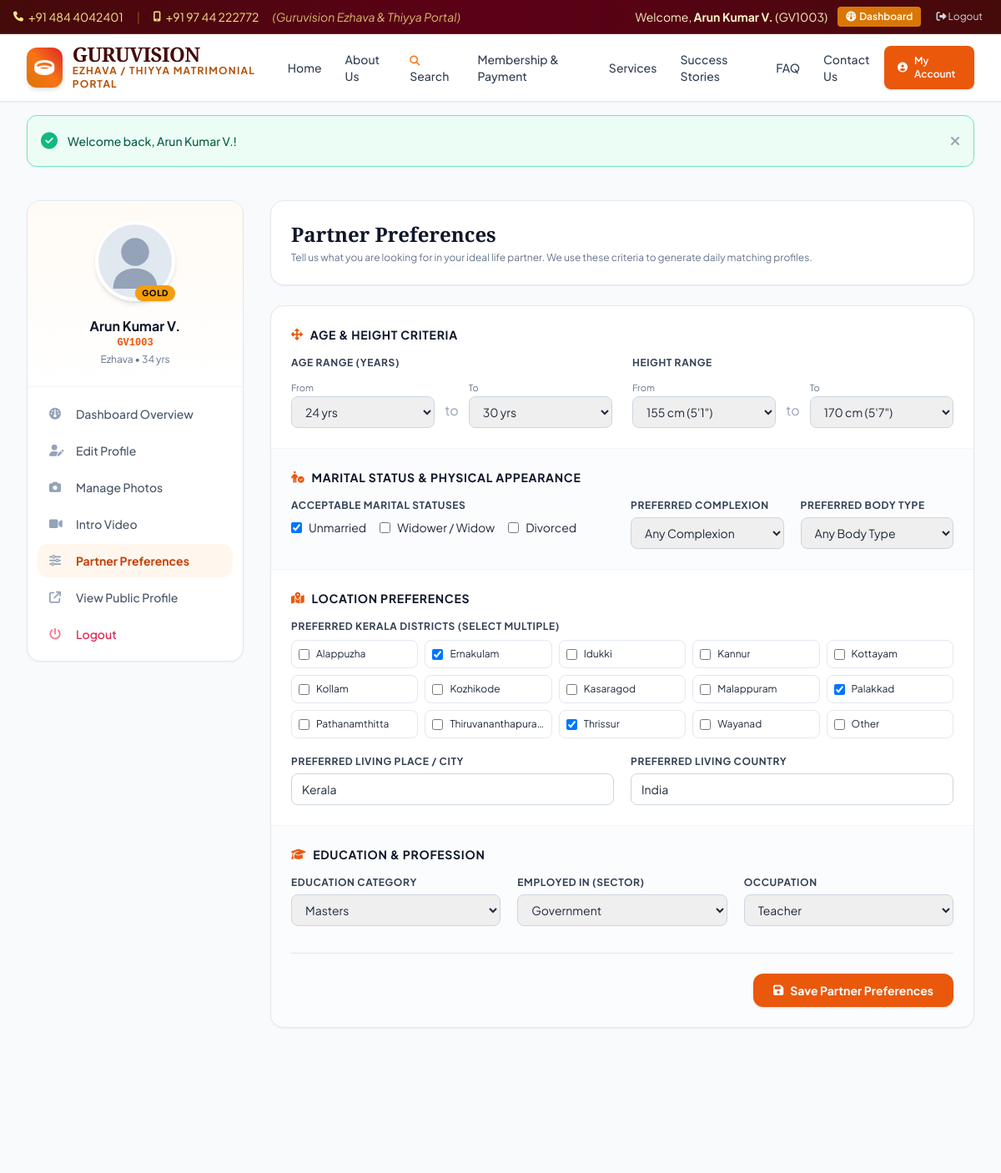
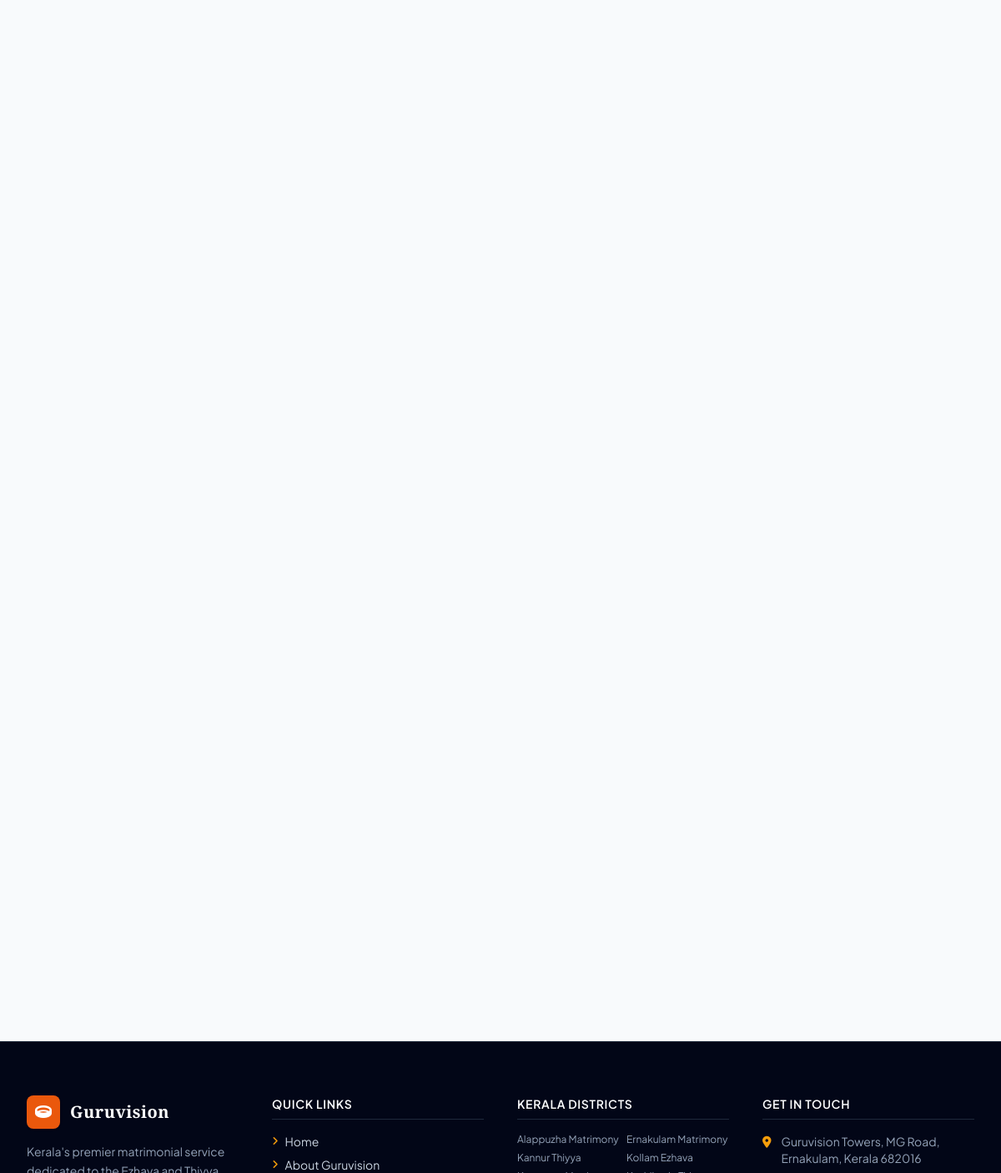
The page /dashboard/preferences.php (signed in) on the database its author committed (2 pictures, top to bottom).
### tables this page shows
CREATE TABLE users (
    id INT UNSIGNED AUTO_INCREMENT PRIMARY KEY,
    profile_id VARCHAR(20) NOT NULL UNIQUE,
    email VARCHAR(150) NOT NULL UNIQUE,
    password_hash VARCHAR(255) NOT NULL,
    is_premium TINYINT(1) NOT NULL DEFAULT 0,
    created_at TIMESTAMP DEFAULT CURRENT_TIMESTAMP,
    updated_at TIMESTAMP DEFAULT CURRENT_TIMESTAMP ON UPDATE CURRENT_TIMESTAMP,

     
    created_by ENUM('Self', 'Parents', 'Sibling', 'Relative', 'Friend') NOT NULL,
    full_name VARCHAR(100) NOT NULL,

     
    gender ENUM('Male', 'Female') NOT NULL,
    dob DATE NOT NULL,
    marital_status ENUM('Unmarried', 'Widower / Widow', 'Divorced') NOT NULL,
    children ENUM('No', 'Yes') DEFAULT NULL,
    mother_tongue ENUM('Malayalam', 'English', 'Hindi', 'Tamil', 'Kannada') NOT NULL DEFAULT 'Malayalam',
    about_me TEXT DEFAULT NULL,

     
    religion VARCHAR(50) NOT NULL DEFAULT 'Hindu',
    caste ENUM('Ezhava', 'Thiyya') NOT NULL,
    physical_status ENUM('Normal', 'Physically Challenged') NOT NULL DEFAULT 'Normal',
    height SMALLINT UNSIGNED NOT NULL COMMENT 'Height in cm (137 to 213)',
    weight SMALLINT UNSIGNED DEFAULT NULL COMMENT 'Weight in kg (40 to 140)',
    body_type ENUM('Average', 'Athletic', 'Slim', 'Heavy') DEFAULT 'Average',
    complexion ENUM('Very Fair', 'Fair', 'Medium', 'Dark') NOT NULL,
    blood_group ENUM('A+ve', 'A-ve', 'B+ve', 'B-ve', 'AB+ve', 'AB-ve', 'O+ve', 'O-ve') DEFAULT NULL,
    diet ENUM('Vegetarian', 'Non Vegetarian', 'Eggatarian') DEFAULT 'Non Vegetarian',

     
    edu_category VARCHAR(100) DEFAULT NULL,
    edu_detail VARCHAR(100) NOT NULL,
    employed_in ENUM('Abroad', 'Agriculture', 'Business / Self Employed', 'Government', 'MNC', 'Networking', 'Own Firm', 'Public Ltd', 'Private', 'Professionals') DEFAULT NULL,
    occupation_category VARCHAR(100) DEFAULT NULL,
    occu_detail VARCHAR(100) DEFAULT NULL,
    working_firm VARCHAR(100) DEFAULT NULL,
    work_place VARCHAR(100) DEFAULT NULL,
    monthly_income VARCHAR(100) DEFAULT NULL,

     
    native_place VARCHAR(100) DEFAULT NULL,
    native_district ENUM('Alappuzha', 'Ernakulam', 'Idukki', 'Kannur', 'Kottayam', 'Kollam', 'Kozhikode', 'Kasaragod', 'Malappuram', 'Palakkad', 'Pathanamthitta', 'Thiruvananthapuram', 'Thrissur', 'Wayanad', 'Other') NOT NULL,
    citizenship VARCHAR(100) NOT NULL DEFAULT 'India',
    living_place VARCHAR(100) NOT NULL DEFAULT 'India',
    living_country VARCHAR(100) NOT NULL DEFAULT 'India',
    contact_name VARCHAR(100) NOT NULL,
    contact_relation ENUM('Father', 'Mother', 'Brother', 'Sister', 'Relative') NOT NULL,
    contact_phone VARCHAR(15) NOT NULL,
    alternate_phone VARCHAR(15) DEFAULT NULL,
    com_address TEXT DEFAULT NULL,

    INDEX idx_gender (gender),
    INDEX idx_caste (caste),
    INDEX idx_district (native_district),
    INDEX idx_marital_status (marital_status),
    INDEX idx_is_premium (is_premium),
    INDEX idx_dob (dob),
    INDEX idx_created_at (created_at)
);

CREATE TABLE partner_preferences (
    id INT UNSIGNED AUTO_INCREMENT PRIMARY KEY,
    user_id INT UNSIGNED NOT NULL UNIQUE,
    pref_age_from SMALLINT UNSIGNED DEFAULT 18,
    pref_age_to SMALLINT UNSIGNED DEFAULT 40,
    pref_height_from SMALLINT UNSIGNED DEFAULT 140,
    pref_height_to SMALLINT UNSIGNED DEFAULT 200,
    pref_marital_status TEXT DEFAULT NULL COMMENT 'Comma-separated or JSON list of acceptable marital statuses',
    pref_complexion VARCHAR(100) DEFAULT NULL,
    pref_body_type VARCHAR(100) DEFAULT NULL,
    pref_physical_status VARCHAR(50) DEFAULT 'Normal',
    pref_districts TEXT DEFAULT NULL COMMENT 'JSON or comma-separated list of districts',
    pref_living_place VARCHAR(100) DEFAULT NULL,
    pref_living_country VARCHAR(100) DEFAULT NULL,
    pref_edu_category VARCHAR(100) DEFAULT NULL,
    pref_employed_in VARCHAR(100) DEFAULT NULL,
    pref_occupation VARCHAR(100) DEFAULT NULL,
    created_at TIMESTAMP DEFAULT CURRENT_TIMESTAMP,
    updated_at TIMESTAMP DEFAULT CURRENT_TIMESTAMP ON UPDATE CURRENT_TIMESTAMP,
    CONSTRAINT fk_partner_pref_user FOREIGN KEY (user_id) REFERENCES users(id) ON DELETE CASCADE
);

### dashboard/preferences.php (the view, shortened to what the rows shown need)
<?php
require_once __DIR__ . '/../includes/auth.php';
require_once __DIR__ . '/../includes/helpers.php';
require_once __DIR__ . '/../includes/media_handler.php';
$currentUser = getCurrentUser();
$pdo = getDBConnection();
$stmt = $pdo->prepare("SELECT * FROM partner_preferences WHERE user_id = ?");
$stmt->execute([$currentUser['id']]);
$pref = $stmt->fetch() ?: [];
$selectedDistricts = [];
if (!empty($pref['pref_districts'])) {
    $decoded = json_decode($pref['pref_districts'], true);
    $selectedDistricts = is_array($decoded) ? $decoded : explode(',', $pref['pref_districts']);
}
$selectedMaritalStatuses = [];
if (!empty($pref['pref_marital_status'])) {
    $selectedMaritalStatuses = explode(',', $pref['pref_marital_status']);
}
require_once __DIR__ . '/../includes/header.php';
?>
<div class="py-10 bg-slate-50 min-h-[85vh]">
    <div class="max-w-7xl mx-auto px-4 sm:px-6 lg:px-8">
        <div class="grid grid-cols-1 lg:grid-cols-4 gap-8">
            <div class="lg:col-span-1">
                <?php require_once __DIR__ . '/sidebar.php'; ?>
            </div>
            <div class="lg:col-span-3 space-y-6">
                <div class="bg-white p-6 rounded-2xl border border-slate-200 shadow-sm">
                    <h1 class="font-serif-title text-2xl font-bold text-slate-900">Partner Preferences</h1>
                </div>
                <form action="/dashboard/preferences.php" method="POST" class="bg-white rounded-2xl border border-slate-200 shadow-sm overflow-hidden">
                    <div class="p-6 border-b border-slate-100">
                        <h2 class="text-sm font-bold text-slate-900 uppercase tracking-wider mb-4 flex items-center gap-2">
                            <i class="fa-solid fa-arrows-up-down-left-right text-primary-600"></i> Age &amp; Height Criteria
                        </h2>
                        <div class="grid grid-cols-1 sm:grid-cols-2 gap-6">
                            <div>
                                <div class="flex items-center gap-3">
                                    <div class="flex-1">
                                        <label class="text-[11px] text-slate-500">From</label>
                                        <select name="pref_age_from" class="w-full rounded-lg border-slate-300 border px-3 py-2 text-sm">
                                            <?php for ($a = 18; $a <= 70; $a++): ?>
                                                <option value="<?= $a ?>" <?= ((int)($pref['pref_age_from'] ?? 18) === $a) ? 'selected' : '' ?>><?= $a ?> yrs</option>
                                            <?php endfor; ?>
                                        </select>
                                    </div>
                                    <div class="flex-1">
                                        <label class="text-[11px] text-slate-500">To</label>
                                        <select name="pref_age_to" class="w-full rounded-lg border-slate-300 border px-3 py-2 text-sm">
                                            <?php for ($a = 18; $a <= 70; $a++): ?>
                                                <option value="<?= $a ?>" <?= ((int)($pref['pref_age_to'] ?? 40) === $a) ? 'selected' : '' ?>><?= $a ?> yrs</option>
                                            <?php endfor; ?>
                                        </select>
                                    </div>
                                </div>
                            </div>
                        </div>
                    </div>
                    <div class="p-6 border-b border-slate-100 bg-slate-50/50">
                        <h2 class="text-sm font-bold text-slate-900 uppercase tracking-wider mb-4 flex items-center gap-2">
                            <i class="fa-solid fa-person-circle-check text-primary-600"></i> Marital Status &amp; Physical Appearance
                        </h2>
                        <div class="grid grid-cols-1 sm:grid-cols-2 lg:grid-cols-4 gap-5">
                            <div class="sm:col-span-2">
                                <div class="flex flex-wrap gap-4 mt-1">
                                    <?php foreach (['Unmarried', 'Widower / Widow', 'Divorced'] as $ms): ?>
                                        <label class="inline-flex items-center text-sm">
                                            <input type="checkbox" name="pref_marital_status[]" value="<?= $ms ?>" <?= in_array($ms, $selectedMaritalStatuses) ? 'checked' : '' ?> class="rounded border-slate-300 text-primary-600 mr-2">
                                            <?= $ms ?>
                                        </label>
                                    <?php endforeach; ?>
                                </div>
                            </div>
                        </div>
                    </div>
                    <div class="p-6 border-b border-slate-100">
                        <h2 class="text-sm font-bold text-slate-900 uppercase tracking-wider mb-4 flex items-center gap-2">
                            <i class="fa-solid fa-map-location-dot text-primary-600"></i> Location Preferences
                        </h2>
                        <div class="mb-5">
                            <div class="grid grid-cols-2 sm:grid-cols-3 md:grid-cols-5 gap-2">
                                <?php foreach (getAllDistricts() as $dst): ?>
                                    <label class="inline-flex items-center text-xs p-2 rounded-lg border border-slate-200 hover:bg-orange-50/50 cursor-pointer">
                                        <input type="checkbox" name="pref_districts[]" value="<?= $dst ?>" <?= in_array($dst, $selectedDistricts) ? 'checked' : '' ?> class="rounded border-slate-300 text-primary-600 mr-2">
                                        <span class="truncate"><?= $dst ?></span>
                                    </label>
                                <?php endforeach; ?>
                            </div>
                        </div>
                        <div class="grid grid-cols-1 sm:grid-cols-2 gap-5">
                            <div>
                                <label class="block text-xs font-bold uppercase tracking-wider text-slate-700 mb-1.5">Preferred Living Place / City</label>
                                <input type="text" name="pref_living_place" value="<?= sanitize($pref['pref_living_place'] ?? '') ?>" placeholder="e.g. Kerala / Kochi / Bangalore" class="w-full rounded-lg border-slate-300 border px-3 py-2 text-sm">
                            </div>
                            <div>
                                <label class="block text-xs font-bold uppercase tracking-wider text-slate-700 mb-1.5">Preferred Living Country</label>
                                <input type="text" name="pref_living_country" value="<?= sanitize($pref['pref_living_country'] ?? '') ?>" placeholder="e.g. India / UAE" class="w-full rounded-lg border-slate-300 border px-3 py-2 text-sm">
                            </div>
                        </div>
                    </div>
                    <div class="p-6 bg-slate-50/50">
                        <h2 class="text-sm font-bold text-slate-900 uppercase tracking-wider mb-4 flex items-center gap-2">
                            <i class="fa-solid fa-graduation-cap text-primary-600"></i> Education &amp; Profession
                        </h2>
                        <div class="grid grid-cols-1 sm:grid-cols-3 gap-5">
                            <div>
                                <label class="block text-xs font-bold uppercase tracking-wider text-slate-700 mb-1.5">Education Category</label>
                                <select name="pref_edu_category" class="w-full rounded-lg border-slate-300 border px-3 py-2 text-sm">
                                    <?php foreach (getAllEduCategories() as $cat): ?>
                                        <option value="<?= $cat ?>" <?= (($pref['pref_edu_category'] ?? '') === $cat) ? 'selected' : '' ?>><?= $cat ?></option>
                                    <?php endforeach; ?>
                                </select>
                            </div>
                            <div>
                                <label class="block text-xs font-bold uppercase tracking-wider text-slate-700 mb-1.5">Employed In (Sector)</label>
                                <select name="pref_employed_in" class="w-full rounded-lg border-slate-300 border px-3 py-2 text-sm">
                                    <?php foreach (getAllEmployedIn() as $emp): ?>
                                        <option value="<?= $emp ?>" <?= (($pref['pref_employed_in'] ?? '') === $emp) ? 'selected' : '' ?>><?= $emp ?></option>
                                    <?php endforeach; ?>
                                </select>
                            </div>
                            <div>
                                <label class="block text-xs font-bold uppercase tracking-wider text-slate-700 mb-1.5">Occupation</label>
                                <select name="pref_occupation" class="w-full rounded-lg border-slate-300 border px-3 py-2 text-sm">
                                    <?php foreach (getAllOccupations() as $occ): ?>
                                        <option value="<?= $occ ?>" <?= (($pref['pref_occupation'] ?? '') === $occ) ? 'selected' : '' ?>><?= $occ ?></option>
                                    <?php endforeach; ?>
                                </select>
                            </div>
                        </div>
                    </div>
                </form>
            </div>
        </div>
    </div>
</div>
<?php require_once __DIR__ . '/../includes/footer.php'; ?>

### includes/header.php (shortened to what the rows shown need)
<?php
require_once __DIR__ . '/auth.php';
require_once __DIR__ . '/helpers.php';
$currentUser = getCurrentUser();
?>
<!DOCTYPE html>
<html lang="en">
<head>
    <script src="https://cdn.tailwindcss.com"></script>
    <link rel="stylesheet" href="https://cdnjs.cloudflare.com/ajax/libs/font-awesome/6.4.2/css/all.min.css">
</head>
<body class="bg-slate-50 text-slate-800 flex flex-col min-h-screen">
    <div class="bg-gradient-to-r from-red-950 via-maroon-900 to-red-950 text-white text-xs sm:text-sm py-2 px-4 shadow-sm border-b border-yellow-600/30">
        <div class="max-w-7xl mx-auto flex flex-col sm:flex-row justify-between items-center gap-2">
            <div class="flex items-center space-x-3">
                <?php if ($currentUser): ?>
                    <span class="text-amber-100">
                        Welcome, <strong><?= sanitize($currentUser['full_name']) ?></strong> (<?= sanitize($currentUser['profile_id']) ?>)
                    </span>
                    <a href="/dashboard/index.php" class="bg-amber-600 hover:bg-amber-500 text-white px-2.5 py-1 rounded text-xs font-semibold inline-flex items-center gap-1">
                        <i class="fa-solid fa-gauge"></i> Dashboard
                    </a>
                    <a href="/logout.php" class="text-slate-300 hover:text-white px-1.5 py-1 text-xs">
                        <i class="fa-solid fa-right-from-bracket"></i> Logout
                    </a>
                <?php endif; ?>
            </div>
        </div>
    </div>
    <main class="flex-grow">

### dashboard/sidebar.php (shortened to what the rows shown need)
<div class="bg-white rounded-2xl shadow-sm border border-slate-200 overflow-hidden">
    <div class="p-6 border-b border-slate-100 text-center bg-gradient-to-b from-orange-50/60 to-white">
        <div class="relative inline-block mx-auto mb-3">
            <?php
            $mainPhoto = getUserMainPhoto((int)$currentUser['id']);
            $avatarUrl = $mainPhoto ? '/' . $mainPhoto['thumb_path'] : '/' . getDefaultAvatar($currentUser['gender']);
            ?>
            <img src="<?= $avatarUrl ?>" alt="<?= sanitize($currentUser['full_name']) ?>" class="w-24 h-24 rounded-full object-cover border-4 border-white shadow-md mx-auto">
            <?php if ($currentUser['is_premium']): ?>
                <span class="absolute bottom-0 right-0 bg-amber-500 text-slate-950 text-[10px] font-black px-2 py-0.5 rounded-full uppercase tracking-wider shadow">
                </span>
            <?php endif; ?>
        </div>
        <h3 class="font-bold text-slate-900 text-base"><?= sanitize($currentUser['full_name']) ?></h3>
        <p class="text-xs font-mono text-primary-600 font-bold"><?= sanitize($currentUser['profile_id']) ?></p>
        <p class="text-xs text-slate-500 mt-1"><?= sanitize($currentUser['caste']) ?> &bull; <?= calculateAge($currentUser['dob']) ?> yrs</p>
    </div>
</div>

### rows shown on the page
users: full_name "Arun Kumar V.", profile "GV1003", caste "Ezhava", dob "34"
partner_preferences: pref_age_from "24 yrs", pref_age_to "30 yrs", pref_marital_status "☑", pref_districts "☑", pref_living_place "Kerala", pref_living_country "India", pref_edu_category "Masters", pref_employed_in "Government", pref_occupation "Teacher"

### other values the page prints
$flash['message'] "Welcome back, Arun Kumar V.!"
$ms "Unmarried"
$ms "Widower / Widow"
$ms "Divorced"
$dst "Alappuzha"
$dst "Ernakulam"
$dst "Idukki"
$dst "Kannur"
$dst "Kottayam"
$dst "Kollam"
$dst "Kozhikode"
$dst "Kasaragod"
$dst "Malappuram"
$dst "Palakkad"
$dst "Pathanamthitta"
